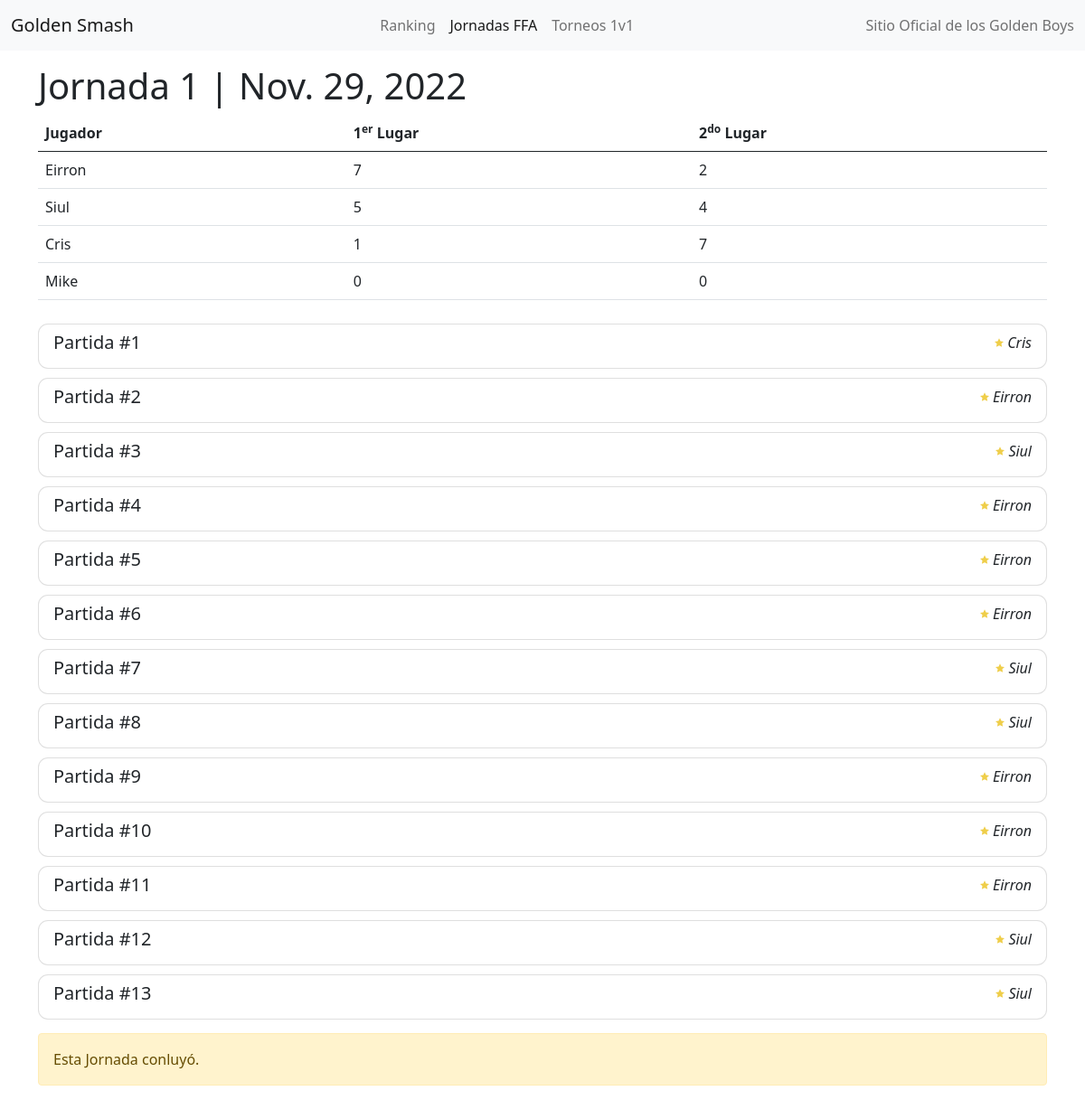
Page /journey/Eirron/1 on the earlier database version.
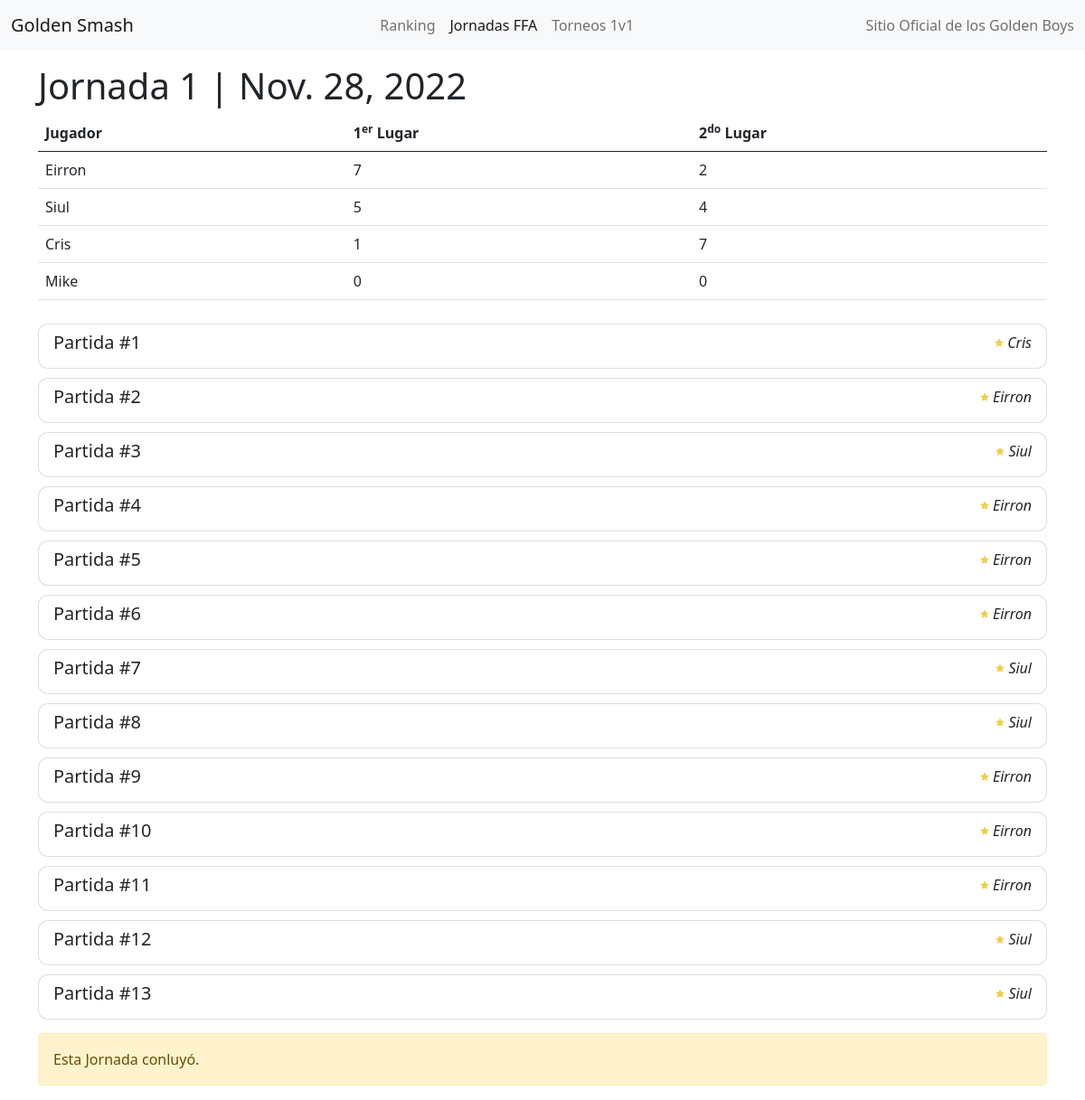
Same page on the later database version.
### tournament/models.py (models this page shows, shortened)
class Journey(models.Model):
    date = models.DateField()
    number = models.IntegerField(default=0)
    isActive = models.BooleanField(default=True)
    JourneyType = models.CharField(max_length=50, blank=True, null=True, default="Journey")
    Round = models.IntegerField(default=1)

### tournament/views.py (the view, shortened to what this page needs)
# urls.py: path('journey/<nickname>/<id>', tournament_views.journey, name='journey'),
def journey(request, nickname, id):
    if request.method == 'GET':
        journey = get_object_or_404(Journey, id=id)
        matches = Match.objects.filter(journey=journey)
        blankForm = MatchForm()
        childForm = PlayerMatchForm()
        matchesDto = []
        winnerMatchesDto = []
        winnerMatches = [x.win for x in matches]
        secondMatches = [x.second for x in matches]
        for match in matches:
            playersList = []
            playerMatches = PlayerMatch.objects.filter(match=match)
            for playerMatch in playerMatches:
                playersList.append(playerMatch)
                playersList.sort(key=lambda playerInstance: 0 if playerInstance.kills is None else playerInstance.kills, reverse=True)
                winCount = winnerMatches.count(playerMatch.player)
                secountCount = secondMatches.count(playerMatch.player)
                if playerMatch.player not in [x.player for x in winnerMatchesDto]:
                    winnerMatchesDto.append(matchSumDto(player=playerMatch.player, winCount=winCount, secondCount=secountCount))
            matchesDto.append(matchDto(id=match.id, win=match.win, second=match.second, players=playersList))
        winnerMatchesDto.sort(key=lambda x: x.winCount, reverse=True)
        context = {
            "form": blankForm,
            "childForm": childForm,
            "activeView":"journeys",
            "nickname": nickname,
            "journey": journey,
            "matchesqueryset": matchesDto,
            "journeySum": winnerMatchesDto,
        }
        return render(request, 'journey-detail.html', context)

### tournament/models.py (called while the page is built)
    def __str__(self):
        return self.nickname

### tournament/templates/journey-detail.html (shortened to what this page needs)
    {% extends "navigation.html" %}
    {% block content %}
    {% load static %}
    <div class="container">
        <h1 style="margin-top: 15px;">Jornada {{journey.number}} | {{journey.date}} </h1>
        <table class="table">
            <tbody>
                <thead>
                    <tr>
                      <th scope="col">Jugador</th>
                      <th scope="col">1<sup>er</sup> Lugar</th>
                      <th scope="col">2<sup>do</sup> Lugar</th>
                    </tr>
                  </thead>
                {% for playerInstanceSum in journeySum%}
                    <tr>
                        <td>{{playerInstanceSum.player}}</td>
                        <td>{{playerInstanceSum.winCount}}</td>
                        <td>{{playerInstanceSum.secondCount}}</td>
                    </tr>
                {% endfor %}
            </tbody>
        </table>
        <div style="margin-top: 15px; margin-bottom: 15px;" class="classification">
            <ul class="list-group">
                {% for instance in matchesqueryset %}
                <a style="color: black; text-decoration: none; margin-top: 10px;"data-bs-toggle="collapse" href="#partida{{instance.id}}" role="button" aria-expanded="false" aria-controls="collapseExample">
                    <li class="list-group-item" style="border-radius:11px;">
                        <div class="row">
                            <div class="col">
                                <h5>Partida #{{ instance.id }}</h5>
                            </div>
                            <div class="col" style="
                            text-align: right;
                            font-weight: lighter;
                            font-style: italic;">
                                {{ instance.win.nickname }}
                            </div>
                        </div>
                    </li>
                </a>
                {% endfor %}
            </ul>
        </div>
        {% if not journey.isActive %}
            <div class="alert alert-warning" role="alert">
                Esta Jornada conluy&oacute;.
            </div>
        {% endif %}
    </div>
    {% endblock content %}

Differences in the rows shown:
changed Journey: date "Nov. 29, 2022" → "Nov. 28, 2022"
